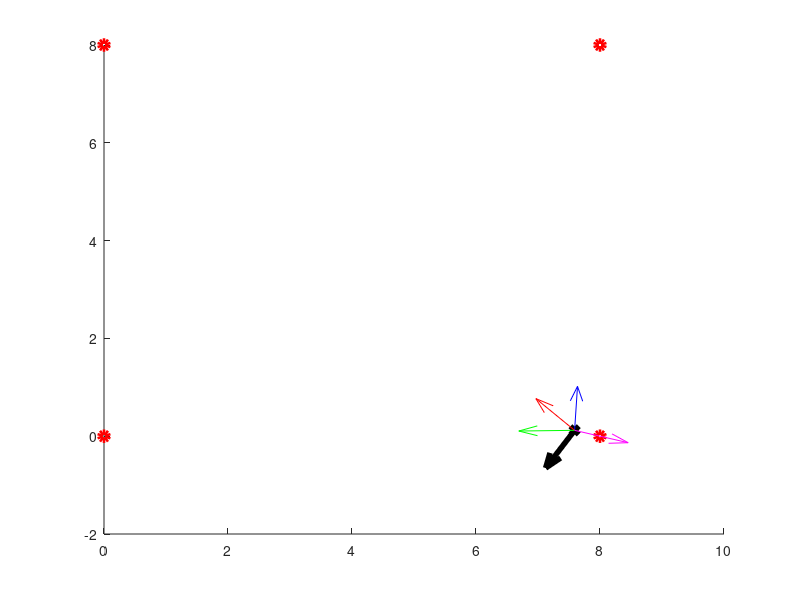
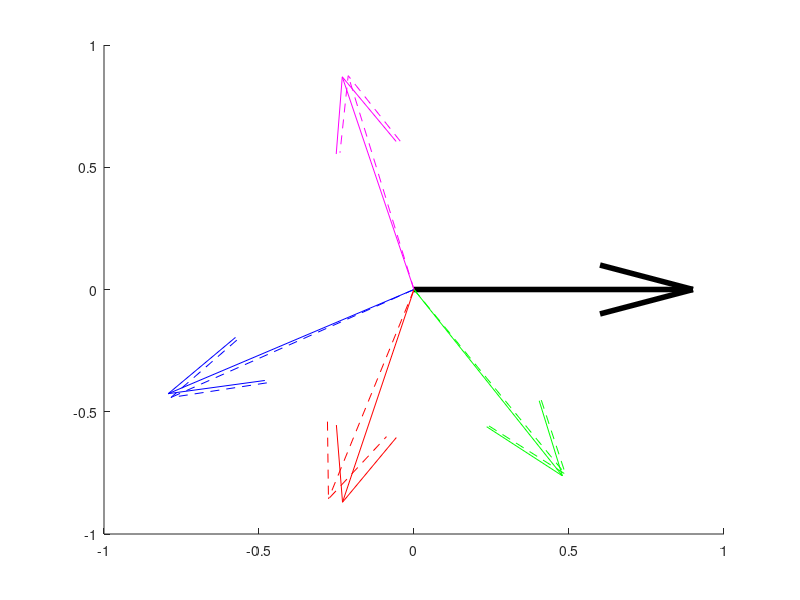

Write the MATLAB code that produced these figures, in order. (Note: this script raises an error after producing the figures.)
clear all
close all
clc


side_length = 8;

%% Define beacon positions
beacons = [side_length, side_length;...
    0, side_length;...
    0, 0;...
    side_length, 0];

%% Randomly initialize robot state vector
state_vector = [side_length*rand(), side_length*rand(), 2*pi*rand()];

%% Plot beacons and robot
figure()
hold on
plot(beacons(:,1),beacons(:,2),'or','LineWidth',4)
plot(state_vector(:,1),state_vector(:,2),'xk','LineWidth',4)
quiver(state_vector(:,1),state_vector(:,2),cos(state_vector(:,3)),sin(state_vector(:,3)),'k','LineWidth',4)

%% Generate theoretical beacon vectors based on robot current position
color = 'brgm';
vec_theory = zeros(4,2);

for i = 1:4
    
    vec_theory(i,1) = beacons(i,1) - state_vector(1);
    vec_theory(i,2) = beacons(i,2) - state_vector(2);
    mag = sqrt(vec_theory(i,1)*vec_theory(i,1) + vec_theory(i,2)*vec_theory(i,2));
    vec_theory(i,1) = vec_theory(i,1)/mag;
    vec_theory(i,2) = vec_theory(i,2)/mag;
    quiver(state_vector(:,1),state_vector(:,2),vec_theory(i,1),vec_theory(i,2),color(i))
end

%% Generate theoretical beacon vectors in robot referential
vec_theory = ([cos(state_vector(:,3)), sin(state_vector(:,3));-sin(state_vector(:,3)),cos(state_vector(:,3))]*vec_theory')';

figure()
hold on
quiver(0,0,1,0,'k','LineWidth',4)
quiver(0,0,vec_theory(1,1),vec_theory(1,2),color(1))
quiver(0,0,vec_theory(2,1),vec_theory(2,2),color(2))
quiver(0,0,vec_theory(3,1),vec_theory(3,2),color(3))
quiver(0,0,vec_theory(4,1),vec_theory(4,2),color(4))

% angles_theory = atan2(vec_theory(:,2),vec_theory(:,1))*180/pi
% angles_theory = mod(mod(angles_theory,360) + 360, 360)

%% Generate noise to simulate measured beacon vectors

angle_noise_sigma = 2;
angle_measured = -ones(5,1);
vec_measured = zeros(5,2);
oddsNotMeasured = 0.25;
oddsFalse = 0.25;

for ii = 1:size(vec_theory,1)
    
    isMeasured = rand();
    if isMeasured > oddsNotMeasured
        
        angle_noise =  random(makedist('Normal','mu',0,'sigma',angle_noise_sigma/180*pi));
        angle_measured(ii,1) = atan2(vec_theory(ii,2),vec_theory(ii,1)) + angle_noise;
        angle_measured(ii,1) =  mod(mod(angle_measured(ii,1),2*pi) + 2*pi, 2*pi);
        vec_measured(ii,:) = [cos(angle_measured(ii,1)), sin(angle_measured(ii,1))];
        quiver(0,0,vec_measured(ii,1),vec_measured(ii,2),color(ii),'LineStyle','--')
    else
        isFalse = rand();
        if isFalse < oddsFalse
            angle_measured(ii,1) = 2*pi*rand();
            angle_measured(ii,1) =  mod(mod(angle_measured(ii,1),2*pi) + 2*pi, 2*pi);
            vec_measured(ii,:) = [cos(angle_measured(ii,1)),sin(angle_measured(ii,1))];
            quiver(0,0,vec_measured(ii,1),vec_measured(ii,2),'k','LineStyle','--')
        end

    end
    
end

isFalse = rand();
if isFalse < oddsFalse
    angle_measured(5,1) = 2*pi*rand();
    angle_measured(5,1) =  mod(mod(angle_measured(5,1),2*pi) + 2*pi, 2*pi);
    vec_measured(5,:) = [cos(angle_measured(5,1)),sin(angle_measured(5,1))];
    quiver(0,0,vec_measured(5,1),vec_measured(5,2),'k','LineStyle','--')
end

temp_angle_measured = sort(angle_measured(angle_measured >= 0));
nb_measured = length(temp_angle_measured);
angle_measured(1:nb_measured) = temp_angle_measured;
if nb_measured < 5
    angle_measured(nb_measured+1:end) = -ones(1,nb_measured-1);
end

x = state_vector(1)
y = state_vector(2)
theta = state_vector(3)

%% clearing of variables so that we only have the state vector (estimate) and measurement

clear angle_noise angle_noise_sigma color i ii isFalse isMeasured mag nb_measured oddsFalse...
    oddsNotMeasured temp_angle_measured vec_measured vec_theory

%% 



